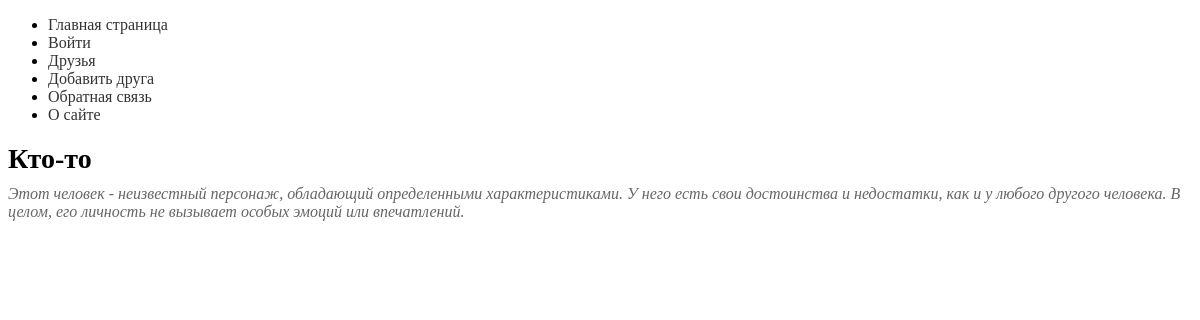
The app's page /friend/somebody/ with its own data.
### myapp/models.py (models this page shows, shortened)
class Friends(models.Model):
    class Status(models.IntegerChoices):
        NOT_THE_BEST = 0, "Не лучший друг"
        THE_BEST = 1, "Лучший друг"
    name = models.CharField(max_length=255)
    slug = models.SlugField(max_length=255, unique=True, db_index=True)
    description = models.TextField(blank=True)
    time_create = models.DateTimeField(auto_now_add=True)
    time_update = models.DateTimeField(auto_now=True)
    is_the_best = models.BooleanField(choices=Status.choices, default=Status.NOT_THE_BEST)
    gender = models.ForeignKey("Gender", on_delete=models.PROTECT, related_name="notes")
    tags = models.ManyToManyField("TagFriends", blank=True, related_name="tags")
    objects = models.Manager()
    is_the_best_manager = IsTheBestManager()
    girlfriend = models.OneToOneField("GirlFriend", on_delete=models.SET_NULL, null=True,
                                      blank="True", related_name="boyfriend")
    class Meta:
        pass

### myapp/views.py (the view)
# urls.py: path("friend/<slug:fr_slug>/", views.friend_slug, name="friend-slug"),
def friend_slug(request, fr_slug):
    friend = get_object_or_404(Friends, slug=fr_slug)
    data = {"friend": friend,
            "title": friend.name,
            "menu": menu,
            }
    return render(request, "myapp/friend.html", data)

### myapp/templates/myapp/friend.html (shortened to what this page needs)
{% extends "base.html" %}
{% block content %}
<div class="info">{{ friend.description }}</div>
{% endblock %}

### templates/base.html (shortened to what this page needs)
<!DOCTYPE html>
{% load static %}
<html lang="en">
<head>
    <link rel="stylesheet" href="{% static 'myapp/css/styles.css' %}" type="text/css"/>
</head>
<body>
<ul>
    {% for m in menu %}
    <li>
        <a href="{% url m.name %}" {% if forloop.last %}class="last-menu"{% endif %}>
            {{ m.title }}
        </a>
    </li>
    {% endfor %}
</ul>
<h1 class="friend-title">{{ title }}</h1>
{% block content %}
{% endblock %}
</body>
</html>

### myapp/static/myapp/css/styles.css (style rules this page uses)
a { text-decoration: none; color: #333; }
.friend-title { font-size: 28px; margin-bottom: 10px; }
.info { color: #666; font-style: italic; margin-top: 10px; }

### records on screen
Friends: name "Кто-то", description "Этот человек - неизвестный персонаж, обладающий определенными характеристиками. У него есть свои достоинства и недостатки, как и у любого другого человека. В целом, его личность не вызывает особых эмоций или впечатлений."

### other values on screen
{{ m.title }} "Главная страница" "Войти" "Друзья" "Добавить друга" "Обратная связь" "О сайте"
